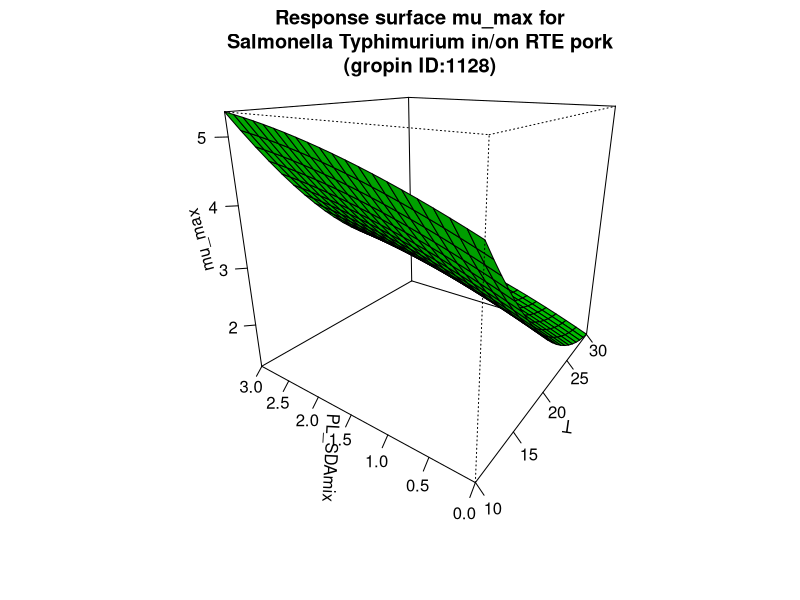

The R source for this figure:
#############################
# start of Parameter script
#############################
T <- seq(9.99000999000999,30.03,length.out=21)
PL_SDAmix <- seq(0,3.003,length.out=21)
#############################
# end of Parameter script
#############################
############################# 
# start of Model script Gropin ID 1128 
#############################
 
# constant coefficients for this model
 
variables <- data.frame(T,PL_SDAmix)
argumentsPar <- expand.grid(variables)
 
# heart of the model
response_surface <- function(T,PL_SDAmix) {
   mumax <-7.7668-0.4074*T+0.5026*PL_SDAmix+0.0016*T*PL_SDAmix+0.0063*(T^2)-0.0601*(PL_SDAmix^2)

return(mumax=mumax)
} 

# output parameters
mumax <- cbind(argumentsPar,response_surface(argumentsPar['T'],argumentsPar['PL_SDAmix']))
colnames(mumax) <- c(colnames(argumentsPar),'mumax')
#############################
# End of Model script
#############################
############################# 
# start of Visualisation script Gropin ID 1128 
#############################
persp(T,PL_SDAmix,matrix(unlist(mumax$mumax),nrow=21),col = 'green',xlab='T',ylab='PL_SDAmix',zlab='mu_max',main='Response surface mu_max for
Salmonella Typhimurium in/on RTE pork
(gropin ID:1128)',theta=305,phi=20,shade=0.25,ticktype = 'detailed')
#############################
# End of Visualisation script
#############################
